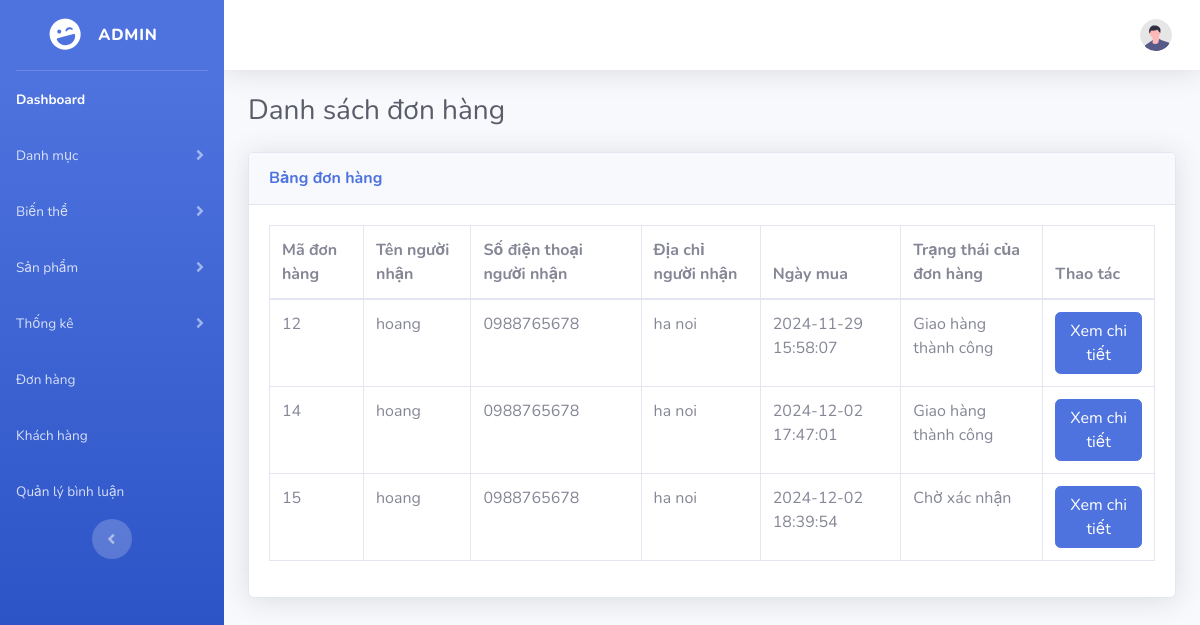
The page /Du_An_1/admin/index.php?act=listBill on the database as committed earlier.
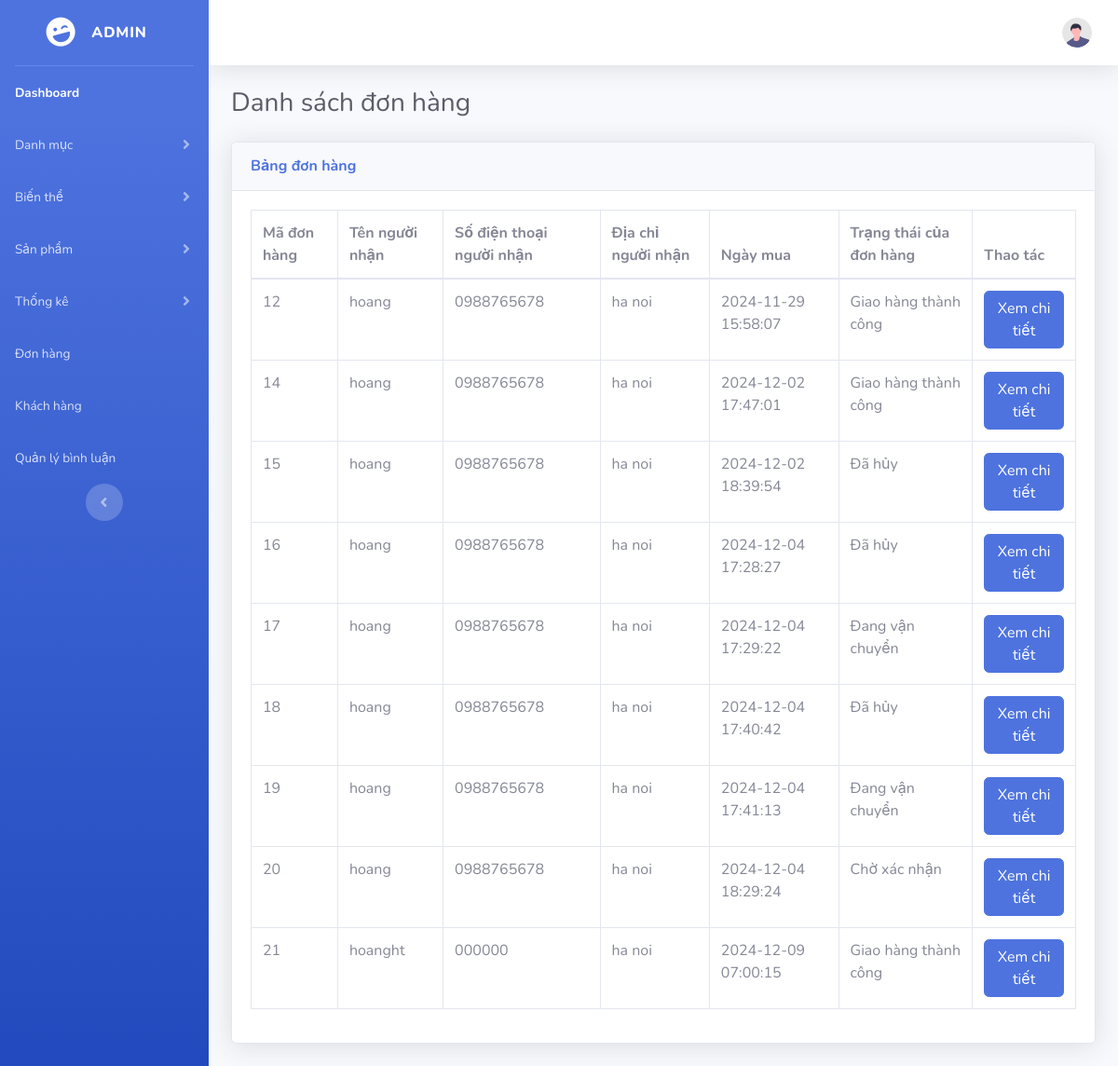
The same page on the database as committed later.
### tables this page shows
CREATE TABLE `bills` (
  `id_bill` int NOT NULL COMMENT 'Mã đơn hàng',
  `id_customer` int NOT NULL COMMENT 'Mã customer',
  `receiver_name` varchar(100) NOT NULL COMMENT 'Tên người nhận',
  `receiver_phone` varchar(100) NOT NULL COMMENT 'Số điện thoại người nhận',
  `receiver_address` text NOT NULL COMMENT 'Địa chỉ người nhận',
  `status` tinyint NOT NULL DEFAULT '0' COMMENT '0 => "Chờ xác nhận",\r\n        1 => "Đã xác nhận",\r\n        2 => "Chờ lấy hàng",\r\n        3 => "Đang vận chuyển",\r\n        4 => "Đang hoàn trả hàng",\r\n        5 => "Giao hàng thành công",\r\n        6 => "Đã hủy",',
  `purchase_date` datetime DEFAULT CURRENT_TIMESTAMP COMMENT 'Ngày mua '
);

### Du_An_1/admin/controller/billcontroller.php (called while the page is built, shortened)
<?php
class billController
{
    public $billModel;
    function __construct()
    {
        $this->billModel = new billModel();
    }
    function listBill()
    {
        $bills = $this->billModel->bill();
        require_once "../commons/function.php";
        require_once "view/listBill.php";
    }
}

### Du_An_1/admin/index.php (called while the page is built, shortened)
<?php
require_once __DIR__ . '/../commons/function.php';
require_once __DIR__ . '/controller/billcontroller.php';
require_once __DIR__ . '/model/billmodel.php';
$act = $_GET['act'] ?? '/';
$id_category = $_GET['id_category'] ?? null;
$id_variant = $_GET['id_variant'] ?? null;
$id_user = $_GET['id_user'] ?? null;
match ($act) {
    '/' => (new trang_chu())->trang_chu(),
    'listProduct' => (new productController())->listProduct(),
    'insertProduct' => (new productController())->insert(),
    'updateProduct' => (new productController())->update($_GET['id']),
    'deleteProduct' => (new productController())->delete($_GET['id']),
    'listProduct_variant' => (new productController())->listProduct_variant(),
    'updateProduct_variant' => (new productController())->updateProduct_variant($_GET['id_pro'], $_GET['id_var']),
    'deleteProduct_variant' => (new productController())->deleteProduct_variant($_GET['id_pro'], $_GET['id_var']),
    'listBill' => (new billController())->listBill(),
    'updateBill' => (new billController())->updateBill($_GET['id']),
    'addvariant' => (new variantController())->insert(),
    'listvariant' => (new variantController())->listvariant(),
    'updatevariant' => (new variantController())->update($id_variant),
    'deletevariant' => (new variantController())->delete($id_variant),
    'addcategories' => (new catagoriesController())->insert(),
    'listcategories' => (new catagoriesController())->listcategories(),
    'updatecategories' => (new catagoriesController())->update($id_category),
    'deletecategories' => (new catagoriesController())->delete($id_category),
    'listUser' => (new UserController())->listUsers(),
    'addUser' => (new UserController())->addUser(),
    'insertUser' => (new UserController())->insertUser(),
    'deleteUser' => (new UserController())->deleteUser($id_user),
    'listthongkesl' => (new thongkeslController())->listThongkesl(),
    'bieudosl' => (new thongkeslController())->bieudosl(),
    'listComments' => (new CommentController())->listComments(),
    'toggleCensorship' => (new CommentController())->toggleCensorship($_GET['id'], $_GET['status']),
    'deleteComment' => (new CommentController())->deleteComment($_GET['id']),
    default => throw new Exception("No matching action found for '$act'"),
};

### Du_An_1/commons/function.php (called while the page is built, shortened)
<?php
function connDBAss()
{
    $host = "mysql:host=localhost;dbname=pro1014;charset=utf8";
    $user = "root";
    $pass = "";
    try {
        $conn = new PDO($host, $user, $pass);
        $conn->setAttribute(PDO::ATTR_ERRMODE, PDO::ERRMODE_EXCEPTION);
        return $conn;
    } catch (PDOException $th) {
        echo $th->getMessage();
    }
}
function getOrderStatus($status)
{
    $statuses = [
        0 => "Chờ xác nhận",
        1 => "Đã xác nhận",
        2 => "Chờ lấy hàng",
        3 => "Đang vận chuyển",
        4 => "Đang hoàn trả hàng",
        5 => "Giao hàng thành công",
        6 => "Đã hủy",
    ];
    return $statuses[$status] ?? "Không xác định";
}

### Du_An_1/admin/model/billmodel.php (called while the page is built, shortened)
<?php
class billModel
{
    public $conn;
    function __construct()
    {
        $this->conn = connDBAss();
    }
    function bill()
    {
        $sql = "SELECT * FROM bills";
        return $this->conn->query($sql)->fetchAll();
    }
}

### Du_An_1/admin/view/listBill.php (the view, shortened to what the changed rows need)
<?php
require_once 'layout/header.php';
?>
<div id="content-wrapper" class="d-flex flex-column">
    <div id="content">
        <div class="container-fluid">
            <div class="d-sm-flex align-items-center justify-content-between mb-4">
                <h1 class="h3 mb-0 text-gray-800">Danh sách đơn hàng</h1>
            </div>
            <div class="card shadow mb-4">
                <div class="card-body">
                    <div class="table-responsive">
                        <table class="table table-bordered" width="100%" cellspacing="0">
                            <thead>
                                <tr>
                                    <th>Mã đơn hàng</th>
                                    <th>Tên người nhận</th>
                                    <th>Số điện thoại người nhận</th>
                                    <th>Địa chỉ người nhận</th>
                                    <th>Ngày mua</th>
                                    <th>Trạng thái của đơn hàng</th>
                                    <th>Thao tác</th>
                                </tr>
                            </thead>
                            <tbody>
                                <?php
                                foreach ($bills as $key => $bill) {
                                    ?>
                                    <tr>
                                        <td><?= $bill['id_bill'] ?></td>
                                        <td><?= $bill['receiver_name'] ?></td>
                                        <td><?= $bill['receiver_phone'] ?></td>
                                        <td><?= $bill['receiver_address'] ?></td>
                                        <td><?= $bill['purchase_date'] ?></td>
                                        <td><?= getOrderStatus($bill['status']) ?></td>
                                        <td>
                                            <a class="btn btn-primary" href="?act=updateBill&id=<?= $bill['id_bill'] ?>"
                                                role="button">Xem chi tiết</a>
                                        </td>
                                    </tr>
                                    <?php
                                }
                                ?>
                            </tbody>
                        </table>
                    </div>
                </div>
            </div>
        </div>
    </div>
    <?php
    require_once 'layout/footer.php';
    ?>

Rows that differ between the two databases and show on the page:
changed bills id 15: status "Chờ xác nhận" → "Đã hủy"
added bills: id_bill "16", receiver_name "hoang", receiver_phone "0988765678", receiver_address "ha noi", purchase_date "2024-12-04 17:28:27", status "Đã hủy"
added bills: id_bill "17", receiver_name "hoang", receiver_phone "0988765678", receiver_address "ha noi", purchase_date "2024-12-04 17:29:22", status "Đang vận chuyển"
added bills: id_bill "18", receiver_name "hoang", receiver_phone "0988765678", receiver_address "ha noi", purchase_date "2024-12-04 17:40:42", status "Đã hủy"
added bills: id_bill "19", receiver_name "hoang", receiver_phone "0988765678", receiver_address "ha noi", purchase_date "2024-12-04 17:41:13", status "Đang vận chuyển"
added bills: id_bill "20", receiver_name "hoang", receiver_phone "0988765678", receiver_address "ha noi", purchase_date "2024-12-04 18:29:24", status "Chờ xác nhận"
added bills: id_bill "21", receiver_name "hoanght", receiver_phone "000000", receiver_address "ha noi", purchase_date "2024-12-09 07:00:15", status "Giao hàng thành công"
